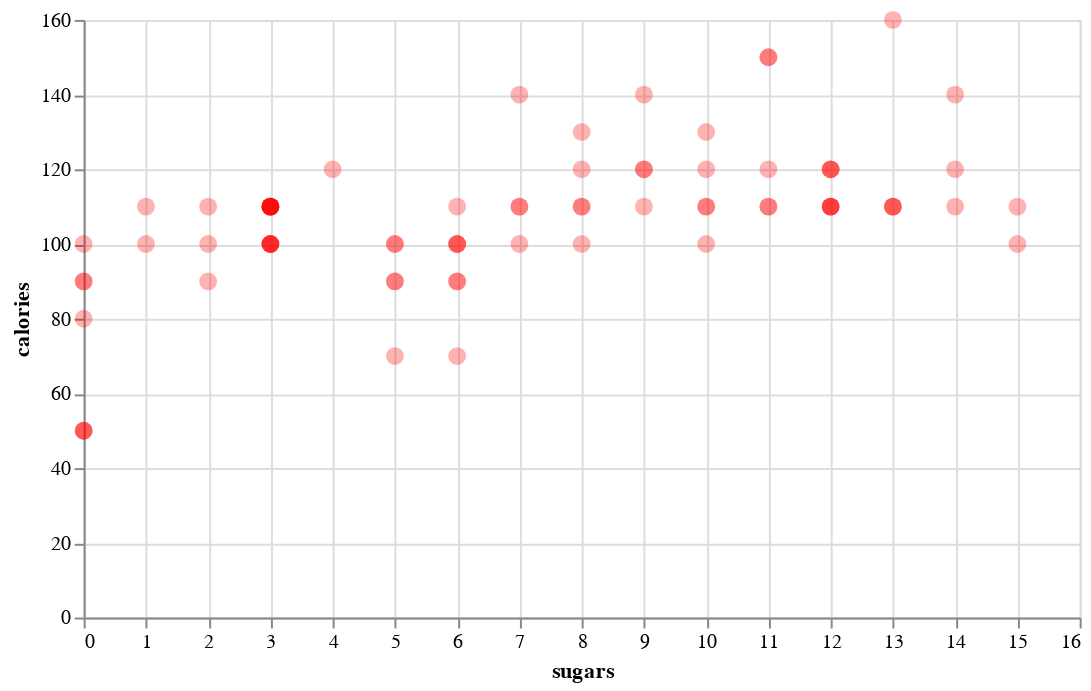

Notebook cell for this chart:
### Markdown cell above
Here we have changed the colour to `red`.

What if the data points seem a little too small? That is no problem, we
can also increase these. Again in the `mark_circle()` call. Here we add
an argument where we say the `size`. So we have changed the size from
the default to a size of 80, and we can see that the points are now
larger.

### Code cell
chart5 = alt.Chart(cereal, width=500, height=300).mark_circle(color='red', size=80, opacity=0.3).encode(
    x='sugars',
    y='calories'
)
chart5

### Figure 1 — Vega-Lite specification as saved in the notebook (floating-point values rounded to 4 significant figures)
{"config": {"view": {"continuousWidth": 400, "continuousHeight": 300}}, "data": {"name": "data-aaa0440f8e2141d6bd84b791f8341c86"}, "mark": {"type": "circle", "color": "red", "opacity": 0.3, "size": 80}, "encoding": {"x": {"type": "quantitative", "field": "sugars"}, "y": {"type": "quantitative", "field": "calories"}}, "height": 300, "width": 500, "$schema": "https://vega.github.io/schema/vega-lite/v4.8.1.json", "datasets": {"data-aaa0440f8e2141d6bd84b791f8341c86": [{"name": "100% Bran", "mfr": "N", "type": "Cold", "calories": 70, "protein": 4, "fat": 1, "sodium": 130, "fiber": 10.0, "carbo": 5.0, "sugars": 6, "potass": 280, "vitamins": 25, "shelf": 3, "weight": 1.0, "cups": 0.33, "rating": 68.4}, {"name": "100% Natural Bran", "mfr": "Q", "type": "Cold", "calories": 120, "protein": 3, "fat": 5, "sodium": 15, "fiber": 2.0, "carbo": 8.0, "sugars": 8, "potass": 135, "vitamins": 0, "shelf": 3, "weight": 1.0, "cups": 1.0, "rating": 33.98}, {"name": "All-Bran", "mfr": "K", "type": "Cold", "calories": 70, "protein": 4, "fat": 1, "sodium": 260, "fiber": 9.0, "carbo": 7.0, "sugars": 5, "potass": 320, "vitamins": 25, "shelf": 3, "weight": 1.0, "cups": 0.33, "rating": 59.43}, {"name": "All-Bran with Extra Fiber", "mfr": "K", "type": "Cold", "calories": 50, "protein": 4, "fat": 0, "sodium": 140, "fiber": 14.0, "carbo": 8.0, "sugars": 0, "potass": 330, "vitamins": 25, "shelf": 3, "weight": 1.0, "cups": 0.5, "rating": 93.7}, {"name": "Almond Delight", "mfr": "R", "type": "Cold", "calories": 110, "protein": 2, "fat": 2, "sodium": 200, "fiber": 1.0, "carbo": 14.0, "sugars": 8, "potass": 1, "vitamins": 25, "shelf": 3, "weight": 1.0, "cups": 0.75, "rating": 34.38}, {"name": "Apple Cinnamon Cheerios", "mfr": "G", "type": "Cold", "calories": 110, "protein": 2, "fat": 2, "sodium": 180, "fiber": 1.5, "carbo": 10.5, "sugars": 10, "potass": 70, "vitamins": 25, "shelf": 1, "weight": 1.0, "cups": 0.75, "rating": 29.51}, {"name": "Apple Jacks", "mfr": "K", "type": "Cold", "calories": 110, "protein": 2, "fat": 0, "sodium": 125, "fiber": 1.0, "carbo": 11.0, "sugars": 14, "potass": 30, "vitamins": 25, "shelf": 2, "weight": 1.0, "cups": 1.0, "rating": 33.17}, {"name": "Basic 4", "mfr": "G", "type": "Cold", "calories": 130, "protein": 3, "fat": 2, "sodium": 210, "fiber": 2.0, "carbo": 18.0, "sugars": 8, "potass": 100, "vitamins": 25, "shelf": 3, "weight": 1.33, "cups": 0.75, "rating": 37.04}, {"name": "Bran Chex", "mfr": "R", "type": "Cold", "calories": 90, "protein": 2, "fat": 1, "sodium": 200, "fiber": 4.0, "carbo": 15.0, "sugars": 6, "potass": 125, "vitamins": 25, "shelf": 1, "weight": 1.0, "cups": 0.67, "rating": 49.12}, {"name": "Bran Flakes", "mfr": "P", "type": "Cold", "calories": 90, "protein": 3, "fat": 0, "sodium": 210, "fiber": 5.0, "carbo": 13.0, "sugars": 5, "potass": 190, "vitamins": 25, "shelf": 3, "weight": 1.0, "cups": 0.67, "rating": 53.31}, {"name": "Cap'n'Crunch", "mfr": "Q", "type": "Cold", "calories": 120, "protein": 1, "fat": 2, "sodium": 220, "fiber": 0.0, "carbo": 12.0, "sugars": 12, "potass": 35, "vitamins": 25, "shelf": 2, "weight": 1.0, "cups": 0.75, "rating": 18.04}, {"name": "Cheerios", "mfr": "G", "type": "Cold", "calories": 110, "protein": 6, "fat": 2, "sodium": 290, "fiber": 2.0, "carbo": 17.0, "sugars": 1, "potass": 105, "vitamins": 25, "shelf": 1, "weight": 1.0, "cups": 1.25, "rating": 50.76}, {"name": "Cinnamon Toast Crunch", "mfr": "G", "type": "Cold", "calories": 120, "protein": 1, "fat": 3, "sodium": 210, "fiber": 0.0, "carbo": 13.0, "sugars": 9, "potass": 45, "vitamins": 25, "shelf": 2, "weight": 1.0, "cups": 0.75, "rating": 19.82}, {"name": "Clusters", "mfr": "G", "type": "Cold", "calories": 110, "protein": 3, "fat": 2, "sodium": 140, "fiber": 2.0, "carbo": 13.0, "sugars": 7, "potass": 105, "vitamins": 25, "shelf": 3, "weight": 1.0, "cups": 0.5, "rating": 40.4}, {"name": "Cocoa Puffs", "mfr": "G", "type": "Cold", "calories": 110, "protein": 1, "fat": 1, "sodium": 180, "fiber": 0.0, "carbo": 12.0, "sugars": 13, "potass": 55, "vitamins": 25, "shelf": 2, "weight": 1.0, "cups": 1.0, "rating": 22.74}, {"name": "Corn Chex", "mfr": "R", "type": "Cold", "calories": 110, "protein": 2, "fat": 0, "sodium": 280, "fiber": 0.0, "carbo": 22.0, "sugars": 3, "potass": 25, "vitamins": 25, "shelf": 1, "weight": 1.0, "cups": 1.0, "rating": 41.45}, {"name": "Corn Flakes", "mfr": "K", "type": "Cold", "calories": 100, "protein": 2, "fat": 0, "sodium": 290, "fiber": 1.0, "carbo": 21.0, "sugars": 2, "potass": 35, "vitamins": 25, "shelf": 1, "weight": 1.0, "cups": 1.0, "rating": 45.86}, {"name": "Corn Pops", "mfr": "K", "type": "Cold", "calories": 110, "protein": 1, "fat": 0, "sodium": 90, "fiber": 1.0, "carbo": 13.0, "sugars": 12, "potass": 20, "vitamins": 25, "shelf": 2, "weight": 1.0, "cups": 1.0, "rating": 35.78}, {"name": "Count Chocula", "mfr": "G", "type": "Cold", "calories": 110, "protein": 1, "fat": 1, "sodium": 180, "fiber": 0.0, "carbo": 12.0, "sugars": 13, "potass": 65, "vitamins": 25, "shelf": 2, "weight": 1.0, "cups": 1.0, "rating": 22.4}, {"name": "Cracklin' Oat Bran", "mfr": "K", "type": "Cold", "calories": 110, "protein": 3, "fat": 3, "sodium": 140, "fiber": 4.0, "carbo": 10.0, "sugars": 7, "potass": 160, "vitamins": 25, "shelf": 3, "weight": 1.0, "cups": 0.5, "rating": 40.45}, {"name": "Cream of Wheat (Quick)", "mfr": "N", "type": "Hot", "calories": 100, "protein": 3, "fat": 0, "sodium": 80, "fiber": 1.0, "carbo": 21.0, "sugars": 0, "potass": 1, "vitamins": 0, "shelf": 2, "weight": 1.0, "cups": 1.0, "rating": 64.53}, {"name": "Crispix", "mfr": "K", "type": "Cold", "calories": 110, "protein": 2, "fat": 0, "sodium": 220, "fiber": 1.0, "carbo": 21.0, "sugars": 3, "potass": 30, "vitamins": 25, "shelf": 3, "weight": 1.0, "cups": 1.0, "rating": 46.9}, {"name": "Crispy Wheat & Raisins", "mfr": "G", "type": "Cold", "calories": 100, "protein": 2, "fat": 1, "sodium": 140, "fiber": 2.0, "carbo": 11.0, "sugars": 10, "potass": 120, "vitamins": 25, "shelf": 3, "weight": 1.0, "cups": 0.75, "rating": 36.18}, {"name": "Double Chex", "mfr": "R", "type": "Cold", "calories": 100, "protein": 2, "fat": 0, "sodium": 190, "fiber": 1.0, "carbo": 18.0, "sugars": 5, "potass": 80, "vitamins": 25, "shelf": 3, "weight": 1.0, "cups": 0.75, "rating": 44.33}, {"name": "Froot Loops", "mfr": "K", "type": "Cold", "calories": 110, "protein": 2, "fat": 1, "sodium": 125, "fiber": 1.0, "carbo": 11.0, "sugars": 13, "potass": 30, "vitamins": 25, "shelf": 2, "weight": 1.0, "cups": 1.0, "rating": 32.21}, {"name": "Frosted Flakes", "mfr": "K", "type": "Cold", "calories": 110, "protein": 1, "fat": 0, "sodium": 200, "fiber": 1.0, "carbo": 14.0, "sugars": 11, "potass": 25, "vitamins": 25, "shelf": 1, "weight": 1.0, "cups": 0.75, "rating": 31.44}, {"name": "Frosted Mini-Wheats", "mfr": "K", "type": "Cold", "calories": 100, "protein": 3, "fat": 0, "sodium": 0, "fiber": 3.0, "carbo": 14.0, "sugars": 7, "potass": 100, "vitamins": 25, "shelf": 2, "weight": 1.0, "cups": 0.8, "rating": 58.35}, {"name": "Fruit & Fibre Dates; Walnuts; and Oats", "mfr": "P", "type": "Cold", "calories": 120, "protein": 3, "fat": 2, "sodium": 160, "fiber": 5.0, "carbo": 12.0, "sugars": 10, "potass": 200, "vitamins": 25, "shelf": 3, "weight": 1.25, "cups": 0.67, "rating": 40.92}, {"name": "Fruitful Bran", "mfr": "K", "type": "Cold", "calories": 120, "protein": 3, "fat": 0, "sodium": 240, "fiber": 5.0, "carbo": 14.0, "sugars": 12, "potass": 190, "vitamins": 25, "shelf": 3, "weight": 1.33, "cups": 0.67, "rating": 41.02}, {"name": "Fruity Pebbles", "mfr": "P", "type": "Cold", "calories": 110, "protein": 1, "fat": 1, "sodium": 135, "fiber": 0.0, "carbo": 13.0, "sugars": 12, "potass": 25, "vitamins": 25, "shelf": 2, "weight": 1.0, "cups": 0.75, "rating": 28.03}, {"name": "Golden Crisp", "mfr": "P", "type": "Cold", "calories": 100, "protein": 2, "fat": 0, "sodium": 45, "fiber": 0.0, "carbo": 11.0, "sugars": 15, "potass": 40, "vitamins": 25, "shelf": 1, "weight": 1.0, "cups": 0.88, "rating": 35.25}, {"name": "Golden Grahams", "mfr": "G", "type": "Cold", "calories": 110, "protein": 1, "fat": 1, "sodium": 280, "fiber": 0.0, "carbo": 15.0, "sugars": 9, "potass": 45, "vitamins": 25, "shelf": 2, "weight": 1.0, "cups": 0.75, "rating": 23.8}, {"name": "Grape Nuts Flakes", "mfr": "P", "type": "Cold", "calories": 100, "protein": 3, "fat": 1, "sodium": 140, "fiber": 3.0, "carbo": 15.0, "sugars": 5, "potass": 85, "vitamins": 25, "shelf": 3, "weight": 1.0, "cups": 0.88, "rating": 52.08}, {"name": "Grape-Nuts", "mfr": "P", "type": "Cold", "calories": 110, "protein": 3, "fat": 0, "sodium": 170, "fiber": 3.0, "carbo": 17.0, "sugars": 3, "potass": 90, "vitamins": 25, "shelf": 3, "weight": 1.0, "cups": 0.25, "rating": 53.37}, {"name": "Great Grains Pecan", "mfr": "P", "type": "Cold", "calories": 120, "protein": 3, "fat": 3, "sodium": 75, "fiber": 3.0, "carbo": 13.0, "sugars": 4, "potass": 100, "vitamins": 25, "shelf": 3, "weight": 1.0, "cups": 0.33, "rating": 45.81}, {"name": "Honey Graham Ohs", "mfr": "Q", "type": "Cold", "calories": 120, "protein": 1, "fat": 2, "sodium": 220, "fiber": 1.0, "carbo": 12.0, "sugars": 11, "potass": 45, "vitamins": 25, "shelf": 2, "weight": 1.0, "cups": 1.0, "rating": 21.87}, {"name": "Honey Nut Cheerios", "mfr": "G", "type": "Cold", "calories": 110, "protein": 3, "fat": 1, "sodium": 250, "fiber": 1.5, "carbo": 11.5, "sugars": 10, "potass": 90, "vitamins": 25, "shelf": 1, "weight": 1.0, "cups": 0.75, "rating": 31.07}, {"name": "Honey-comb", "mfr": "P", "type": "Cold", "calories": 110, "protein": 1, "fat": 0, "sodium": 180, "fiber": 0.0, "carbo": 14.0, "sugars": 11, "potass": 35, "vitamins": 25, "shelf": 1, "weight": 1.0, "cups": 1.33, "rating": 28.74}, {"name": "Just Right Crunchy  Nuggets", "mfr": "K", "type": "Cold", "calories": 110, "protein": 2, "fat": 1, "sodium": 170, "fiber": 1.0, "carbo": 17.0, "sugars": 6, "potass": 60, "vitamins": 100, "shelf": 3, "weight": 1.0, "cups": 1.0, "rating": 36.52}, {"name": "Just Right Fruit & Nut", "mfr": "K", "type": "Cold", "calories": 140, "protein": 3, "fat": 1, "sodium": 170, "fiber": 2.0, "carbo": 20.0, "sugars": 9, "potass": 95, "vitamins": 100, "shelf": 3, "weight": 1.3, "cups": 0.75, "rating": 36.47}, {"name": "Kix", "mfr": "G", "type": "Cold", "calories": 110, "protein": 2, "fat": 1, "sodium": 260, "fiber": 0.0, "carbo": 21.0, "sugars": 3, "potass": 40, "vitamins": 25, "shelf": 2, "weight": 1.0, "cups": 1.5, "rating": 39.24}, {"name": "Life", "mfr": "Q", "type": "Cold", "calories": 100, "protein": 4, "fat": 2, "sodium": 150, "fiber": 2.0, "carbo": 12.0, "sugars": 6, "potass": 95, "vitamins": 25, "shelf": 2, "weight": 1.0, "cups": 0.67, "rating": 45.33}, {"name": "Lucky Charms", "mfr": "G", "type": "Cold", "calories": 110, "protein": 2, "fat": 1, "sodium": 180, "fiber": 0.0, "carbo": 12.0, "sugars": 12, "potass": 55, "vitamins": 25, "shelf": 2, "weight": 1.0, "cups": 1.0, "rating": 26.73}, {"name": "Maypo", "mfr": "A", "type": "Hot", "calories": 100, "protein": 4, "fat": 1, "sodium": 0, "fiber": 0.0, "carbo": 16.0, "sugars": 3, "potass": 95, "vitamins": 25, "shelf": 2, "weight": 1.0, "cups": 1.0, "rating": 54.85}, {"name": "Muesli Raisins; Dates; & Almonds", "mfr": "R", "type": "Cold", "calories": 150, "protein": 4, "fat": 3, "sodium": 95, "fiber": 3.0, "carbo": 16.0, "sugars": 11, "potass": 170, "vitamins": 25, "shelf": 3, "weight": 1.0, "cups": 1.0, "rating": 37.14}, {"name": "Muesli Raisins; Peaches; & Pecans", "mfr": "R", "type": "Cold", "calories": 150, "protein": 4, "fat": 3, "sodium": 150, "fiber": 3.0, "carbo": 16.0, "sugars": 11, "potass": 170, "vitamins": 25, "shelf": 3, "weight": 1.0, "cups": 1.0, "rating": 34.14}, {"name": "Mueslix Crispy Blend", "mfr": "K", "type": "Cold", "calories": 160, "protein": 3, "fat": 2, "sodium": 150, "fiber": 3.0, "carbo": 17.0, "sugars": 13, "potass": 160, "vitamins": 25, "shelf": 3, "weight": 1.5, "cups": 0.67, "rating": 30.31}, {"name": "Multi-Grain Cheerios", "mfr": "G", "type": "Cold", "calories": 100, "protein": 2, "fat": 1, "sodium": 220, "fiber": 2.0, "carbo": 15.0, "sugars": 6, "potass": 90, "vitamins": 25, "shelf": 1, "weight": 1.0, "cups": 1.0, "rating": 40.11}, {"name": "Nut&Honey Crunch", "mfr": "K", "type": "Cold", "calories": 120, "protein": 2, "fat": 1, "sodium": 190, "fiber": 0.0, "carbo": 15.0, "sugars": 9, "potass": 40, "vitamins": 25, "shelf": 2, "weight": 1.0, "cups": 0.67, "rating": 29.92}, {"name": "Nutri-Grain Almond-Raisin", "mfr": "K", "type": "Cold", "calories": 140, "protein": 3, "fat": 2, "sodium": 220, "fiber": 3.0, "carbo": 21.0, "sugars": 7, "potass": 130, "vitamins": 25, "shelf": 3, "weight": 1.33, "cups": 0.67, "rating": 40.69}, {"name": "Nutri-grain Wheat", "mfr": "K", "type": "Cold", "calories": 90, "protein": 3, "fat": 0, "sodium": 170, "fiber": 3.0, "carbo": 18.0, "sugars": 2, "potass": 90, "vitamins": 25, "shelf": 3, "weight": 1.0, "cups": 1.0, "rating": 59.64}, {"name": "Oatmeal Raisin Crisp", "mfr": "G", "type": "Cold", "calories": 130, "protein": 3, "fat": 2, "sodium": 170, "fiber": 1.5, "carbo": 13.5, "sugars": 10, "potass": 120, "vitamins": 25, "shelf": 3, "weight": 1.25, "cups": 0.5, "rating": 30.45}, {"name": "Post Nat. Raisin Bran", "mfr": "P", "type": "Cold", "calories": 120, "protein": 3, "fat": 1, "sodium": 200, "fiber": 6.0, "carbo": 11.0, "sugars": 14, "potass": 260, "vitamins": 25, "shelf": 3, "weight": 1.33, "cups": 0.67, "rating": 37.84}, {"name": "Product 19", "mfr": "K", "type": "Cold", "calories": 100, "protein": 3, "fat": 0, "sodium": 320, "fiber": 1.0, "carbo": 20.0, "sugars": 3, "potass": 45, "vitamins": 100, "shelf": 3, "weight": 1.0, "cups": 1.0, "rating": 41.5}, {"name": "Puffed Rice", "mfr": "Q", "type": "Cold", "calories": 50, "protein": 1, "fat": 0, "sodium": 0, "fiber": 0.0, "carbo": 13.0, "sugars": 0, "potass": 15, "vitamins": 0, "shelf": 3, "weight": 0.5, "cups": 1.0, "rating": 60.76}, {"name": "Puffed Wheat", "mfr": "Q", "type": "Cold", "calories": 50, "protein": 2, "fat": 0, "sodium": 0, "fiber": 1.0, "carbo": 10.0, "sugars": 0, "potass": 50, "vitamins": 0, "shelf": 3, "weight": 0.5, "cups": 1.0, "rating": 63.01}, {"name": "Quaker Oat Squares", "mfr": "Q", "type": "Cold", "calories": 100, "protein": 4, "fat": 1, "sodium": 135, "fiber": 2.0, "carbo": 14.0, "sugars": 6, "potass": 110, "vitamins": 25, "shelf": 3, "weight": 1.0, "cups": 0.5, "rating": 49.51}, {"name": "Quaker Oatmeal", "mfr": "Q", "type": "Hot", "calories": 100, "protein": 5, "fat": 2, "sodium": 0, "fiber": 2.7, "carbo": 1.0, "sugars": 1, "potass": 110, "vitamins": 0, "shelf": 1, "weight": 1.0, "cups": 0.67, "rating": 50.83}, {"name": "Raisin Bran", "mfr": "K", "type": "Cold", "calories": 120, "protein": 3, "fat": 1, "sodium": 210, "fiber": 5.0, "carbo": 14.0, "sugars": 12, "potass": 240, "vitamins": 25, "shelf": 2, "weight": 1.33, "cups": 0.75, "rating": 39.26}, {"name": "Raisin Nut Bran", "mfr": "G", "type": "Cold", "calories": 100, "protein": 3, "fat": 2, "sodium": 140, "fiber": 2.5, "carbo": 10.5, "sugars": 8, "potass": 140, "vitamins": 25, "shelf": 3, "weight": 1.0, "cups": 0.5, "rating": 39.7}, {"name": "Raisin Squares", "mfr": "K", "type": "Cold", "calories": 90, "protein": 2, "fat": 0, "sodium": 0, "fiber": 2.0, "carbo": 15.0, "sugars": 6, "potass": 110, "vitamins": 25, "shelf": 3, "weight": 1.0, "cups": 0.5, "rating": 55.33}, {"name": "Rice Chex", "mfr": "R", "type": "Cold", "calories": 110, "protein": 1, "fat": 0, "sodium": 240, "fiber": 0.0, "carbo": 23.0, "sugars": 2, "potass": 30, "vitamins": 25, "shelf": 1, "weight": 1.0, "cups": 1.13, "rating": 42.0}, {"name": "Rice Krispies", "mfr": "K", "type": "Cold", "calories": 110, "protein": 2, "fat": 0, "sodium": 290, "fiber": 0.0, "carbo": 22.0, "sugars": 3, "potass": 35, "vitamins": 25, "shelf": 1, "weight": 1.0, "cups": 1.0, "rating": 40.56}, {"name": "Shredded Wheat", "mfr": "N", "type": "Cold", "calories": 80, "protein": 2, "fat": 0, "sodium": 0, "fiber": 3.0, "carbo": 16.0, "sugars": 0, "potass": 95, "vitamins": 0, "shelf": 1, "weight": 0.83, "cups": 1.0, "rating": 68.24}, {"name": "Shredded Wheat 'n'Bran", "mfr": "N", "type": "Cold", "calories": 90, "protein": 3, "fat": 0, "sodium": 0, "fiber": 4.0, "carbo": 19.0, "sugars": 0, "potass": 140, "vitamins": 0, "shelf": 1, "weight": 1.0, "cups": 0.67, "rating": 74.47}, {"name": "Shredded Wheat spoon size", "mfr": "N", "type": "Cold", "calories": 90, "protein": 3, "fat": 0, "sodium": 0, "fiber": 3.0, "carbo": 20.0, "sugars": 0, "potass": 120, "vitamins": 0, "shelf": 1, "weight": 1.0, "cups": 0.67, "rating": 72.8}, {"name": "Smacks", "mfr": "K", "type": "Cold", "calories": 110, "protein": 2, "fat": 1, "sodium": 70, "fiber": 1.0, "carbo": 9.0, "sugars": 15, "potass": 40, "vitamins": 25, "shelf": 2, "weight": 1.0, "cups": 0.75, "rating": 31.23}, {"name": "Special K", "mfr": "K", "type": "Cold", "calories": 110, "protein": 6, "fat": 0, "sodium": 230, "fiber": 1.0, "carbo": 16.0, "sugars": 3, "potass": 55, "vitamins": 25, "shelf": 1, "weight": 1.0, "cups": 1.0, "rating": 53.13}, {"name": "Strawberry Fruit Wheats", "mfr": "N", "type": "Cold", "calories": 90, "protein": 2, "fat": 0, "sodium": 15, "fiber": 3.0, "carbo": 15.0, "sugars": 5, "potass": 90, "vitamins": 25, "shelf": 2, "weight": 1.0, "cups": 1.0, "rating": 59.36}, {"name": "Total Corn Flakes", "mfr": "G", "type": "Cold", "calories": 110, "protein": 2, "fat": 1, "sodium": 200, "fiber": 0.0, "carbo": 21.0, "sugars": 3, "potass": 35, "vitamins": 100, "shelf": 3, "weight": 1.0, "cups": 1.0, "rating": 38.84}, {"name": "Total Raisin Bran", "mfr": "G", "type": "Cold", "calories": 140, "protein": 3, "fat": 1, "sodium": 190, "fiber": 4.0, "carbo": 15.0, "sugars": 14, "potass": 230, "vitamins": 100, "shelf": 3, "weight": 1.5, "cups": 1.0, "rating": 28.59}, {"name": "Total Whole Grain", "mfr": "G", "type": "Cold", "calories": 100, "protein": 3, "fat": 1, "sodium": 200, "fiber": 3.0, "carbo": 16.0, "sugars": 3, "potass": 110, "vitamins": 100, "shelf": 3, "weight": 1.0, "cups": 1.0, "rating": 46.66}, {"name": "Triples", "mfr": "G", "type": "Cold", "calories": 110, "protein": 2, "fat": 1, "sodium": 250, "fiber": 0.0, "carbo": 21.0, "sugars": 3, "potass": 60, "vitamins": 25, "shelf": 3, "weight": 1.0, "cups": 0.75, "rating": 39.11}, {"name": "Trix", "mfr": "G", "type": "Cold", "calories": 110, "protein": 1, "fat": 1, "sodium": 140, "fiber": 0.0, "carbo": 13.0, "sugars": 12, "potass": 25, "vitamins": 25, "shelf": 2, "weight": 1.0, "cups": 1.0, "rating": 27.75}, {"name": "Wheat Chex", "mfr": "R", "type": "Cold", "calories": 100, "protein": 3, "fat": 1, "sodium": 230, "fiber": 3.0, "carbo": 17.0, "sugars": 3, "potass": 115, "vitamins": 25, "shelf": 1, "weight": 1.0, "cups": 0.67, "rating": 49.79}, {"name": "Wheaties", "mfr": "G", "type": "Cold", "calories": 100, "protein": 3, "fat": 1, "sodium": 200, "fiber": 3.0, "carbo": 17.0, "sugars": 3, "potass": 110, "vitamins": 25, "shelf": 1, "weight": 1.0, "cups": 1.0, "rating": 51.59}, {"name": "Wheaties Honey Gold", "mfr": "G", "type": "Cold", "calories": 110, "protein": 2, "fat": 1, "sodium": 200, "fiber": 1.0, "carbo": 16.0, "sugars": 8, "potass": 60, "vitamins": 25, "shelf": 1, "weight": 1.0, "cups": 0.75, "rating": 36.19}]}}
